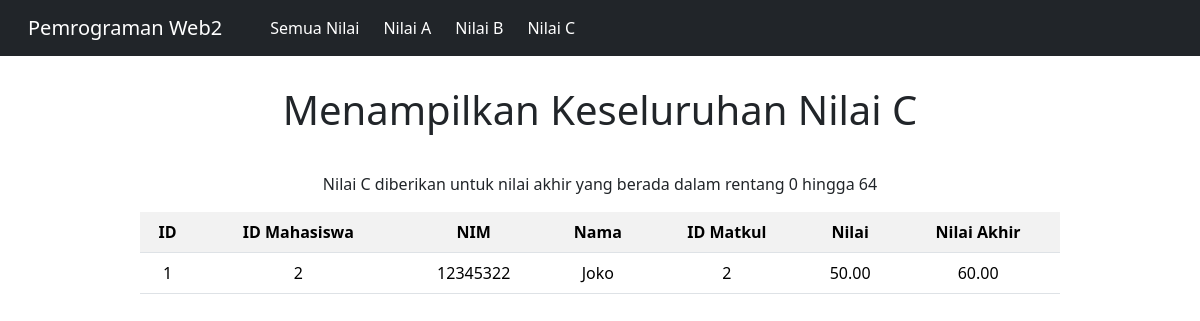
The page /proses_nilai.php?nilai=C on the database its author committed.
### tables this page shows
CREATE TABLE `nilai` (
  `nilai_id` int NOT NULL,
  `nilai` decimal(10,2) NOT NULL,
  `nilai_akhir` decimal(10,2) NOT NULL,
  `mahasiswa_id` int NOT NULL,
  `matkul_id` int NOT NULL,
  `semester_id` int NOT NULL
);

CREATE TABLE `mahasiswa` (
  `mahasiswa_id` int NOT NULL,
  `nim` varchar(20) NOT NULL,
  `nama_mhs` varchar(255) NOT NULL,
  `alamat` varchar(255) NOT NULL,
  `email` varchar(255) NOT NULL,
  `no_telp` varchar(20) NOT NULL
);

### koneksi.php (called while the page is built, shortened)
<?php
class database {
    private $host = "localhost";
    private $username = "root";
    private $password = "";
    private $database = "pweb2";
    public function __construct() {
        $this->koneksi = new mysqli($this->host, $this->username, $this->password, $this->database);
        return $this->koneksi;
    }
}
?>

### class_nilai.php (called while the page is built, shortened)
<?php
include "koneksi.php";
class nilaiC extends nilai{
    public function getNilai(){
        $query = "SELECT * FROM nilai join mahasiswa on nilai.mahasiswa_id=mahasiswa.mahasiswa_id WHERE nilai_akhir between 0 and 64";
        return parent::__construct()->query($query);
    }
}

### proses_nilai.php (the view, shortened to what this page needs)
<?php
include "class_nilai.php";
?>
<!DOCTYPE html>
<html lang="en">
<head>
    <link href="https://cdn.jsdelivr.net/npm/bootstrap@5.3.3/dist/css/bootstrap.min.css" rel="stylesheet">
</head>
<body>
<nav class="navbar navbar-expand-lg navbar-dark bg-dark">
  <div class="container-fluid">
    <a class="navbar-brand ms-3" href="home.php">Pemrograman Web2</a>
    <div class="collapse navbar-collapse">
      <ul class="navbar-nav">
        <li class="nav-item ms-4 ">
          <a class="nav-link active" aria-current="page" href="proses_nilai.php?nilai=AllNilai">Semua Nilai</a>
        </li>
        <li class="nav-item ms-2">
          <a class="nav-link active" href="proses_nilai.php?nilai=A">Nilai A</a>
        </li>
        <li class="nav-item  ms-2">
          <a class="nav-link active"  href="proses_nilai.php?nilai=B">Nilai B</a>
        </li>
        <li class="nav-item  ms-2">
          <a class="nav-link active" href="proses_nilai.php?nilai=C">Nilai C</a>
        </li>
      </ul>
    </div>
  </div>
</nav>
  <?php
  if($_GET["nilai"]=="A"){
      $nilai = new nilaiA();
      echo "<h1> Menampilkan Keseluruhan Nilai A </h1>";
      echo "<p>Nilai A diberikan untuk nilai akhir yang berada dalam rentang 80 hingga 100</p> ";
  }else if ($_GET["nilai"]=="B"){
      $nilai= new nilaiB();
      echo "<h1> Menampilkan Keseluruhan Nilai B </h1>";
      echo "<p>Nilai B diberikan untuk nilai akhir yang berada dalam rentang 65 hingga 79</p> ";
  }else if ($_GET["nilai"]=="C"){
      $nilai= new nilaiC();
      echo "<h1> Menampilkan Keseluruhan Nilai C </h1>";
      echo "<p>Nilai C diberikan untuk nilai akhir yang berada dalam rentang 0 hingga 64</p> ";
  }else{
      $nilai = new AllNilai();
      echo "<h1> Menampilkan Keseluruhan Nilai </h1>";
  }
  $z = $nilai->getNilai();
?>
<div class="center">
  <table class="table table-striped table-hover text-center">
    <tr>
        <th>ID</th>
        <th>ID Mahasiswa</th>
        <th>NIM</th>
        <th>Nama</th>
        <th>ID Matkul</th>
        <th>Nilai</th>
        <th>Nilai Akhir</th>
    </tr>
    <?php
    foreach ($z as $a){
    $no= 1;
    ?>
    <tr>
        <td><?php echo $no++ ?></td>
        <td><?=$a["mahasiswa_id"]?></td>
        <td><?=$a["nim"]?></td>
        <td><?=$a["nama_mhs"]?></td>
        <td><?=$a["matkul_id"]?></td>
        <td><?=$a["nilai"]?></td>
        <td><?=$a["nilai_akhir"]?></td>
    </tr>
    <?php }?>
  </table>
  </div>
</body>
</html>

### proses_nilai.php (style rules this page uses)
h1,p { text-align: center; padding-top: 30px; }
a.nav-link { border-radius: 8px; }
.center { margin-left: 140px; margin-right: 140px; }

### rows shown on the page
nilai: mahasiswa.mahasiswa_id "2", mahasiswa.nim "12345322", mahasiswa.nama_mhs "Joko", matkul "2", nilai "50.00", nilai_akhir "60.00"
